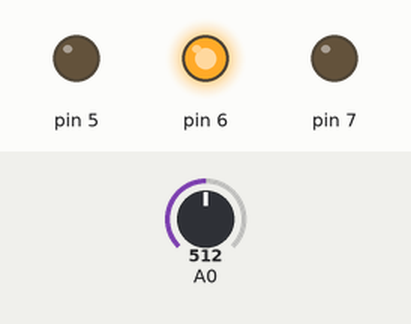
This sketch was run on a simulated Arduino Uno, built with avr-gcc and run on an emulated ATmega328P. On the bench: output pins drawn as LEDs (lit = HIGH). The test bench sets the inputs (shaded band); at power-on: A0 = 512. What the sketch prints to the serial monitor is not drawn.

Above: at 0.1 s.
Timing chart, 0 to 1.6 s (numbered marks = the images above):
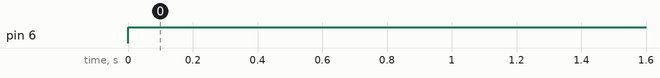

Measured:
- by itself, pin 6: LOW → HIGH at 0.00 s

The sketch:

ac_voltage_mux.ino
```cpp
int x = 0;


void setup() {
  Serial.begin(9600);
  Serial.println("Started");

  pinMode(5, OUTPUT);
  pinMode(6, OUTPUT);
  pinMode(7, OUTPUT);

}

void loop() {

  /*digitalWrite(5, LOW);                      // 0  V_R
  digitalWrite(6, LOW);
  digitalWrite(7, LOW);
  int y = 0;

  for (int i = 0; i < 10000; i ++)
  {
      x = analogRead(A0);
      if (x > y)
      {
        y = x;
      }
  }
  Serial.print("Channel A : ");
  Serial.println(y*0.243203);
  //Serial.println(y);
  delay(10);
*/


 /*digitalWrite(5, HIGH);
  digitalWrite(6, LOW);                    // 1  V_Y
  digitalWrite(7, LOW);

  int y = 0;
  for (int i = 0; i < 10000; i ++)
  {
      x = analogRead(A0);
      if (x > y)
      {
        y = x;
      }
  }

  Serial.print("Channel B : ");
  //Serial.println(y);
  Serial.println(y * 0.24475);


  delay(10);
*/

  digitalWrite(5, LOW);
  digitalWrite(6, HIGH);                           // 2
  digitalWrite(7, LOW);
  int y = 0;
    for (int i = 0; i < 10000; i ++)
    {
        x = analogRead(A0);
        if (x > y)
        {
          y = x;
        }
    }

  Serial.print("Channel C : ");
  //Serial.println(y);
  Serial.println(y * 0.24475);


  delay(10);


//
//  digitalWrite(5, HIGH);                      //3
//  digitalWrite(6, HIGH);
//  digitalWrite(7, LOW);
//
//  x = analogRead(A0);
//  Serial.print("Channel D : ");
//  Serial.println(x);
//
// // delay(10);
//
//  digitalWrite(5, LOW);
//  digitalWrite(6, LOW);                    // 4
//  digitalWrite(7, HIGH);
//
//  x = analogRead(A0);
//  Serial.print("Channel E : ");
//  Serial.println(x);
//
//  //delay(10);
//
//  digitalWrite(5, HIGH);
//  digitalWrite(6, LOW);                           // 5
//  digitalWrite(7, HIGH);
//
//  x = analogRead(A0);
//  Serial.print("Channel F : ");
//  Serial.println(x);
//
// // delay(10);
//
//  digitalWrite(5, LOW);
//  digitalWrite(6, HIGH);                    // 6
//  digitalWrite(7, HIGH);
//
//  x = analogRead(A0);
//  Serial.print("Channel G : ");
//  Serial.println(x);
//
//  //delay(10);
//
//  digitalWrite(5, HIGH);
//  digitalWrite(6, HIGH);                           // 7
//  digitalWrite(7, HIGH);
//
//  x = analogRead(A0);
//  Serial.print("Channel H : ");
//  Serial.println(x);
//
//  //delay(10);
//


}
```
